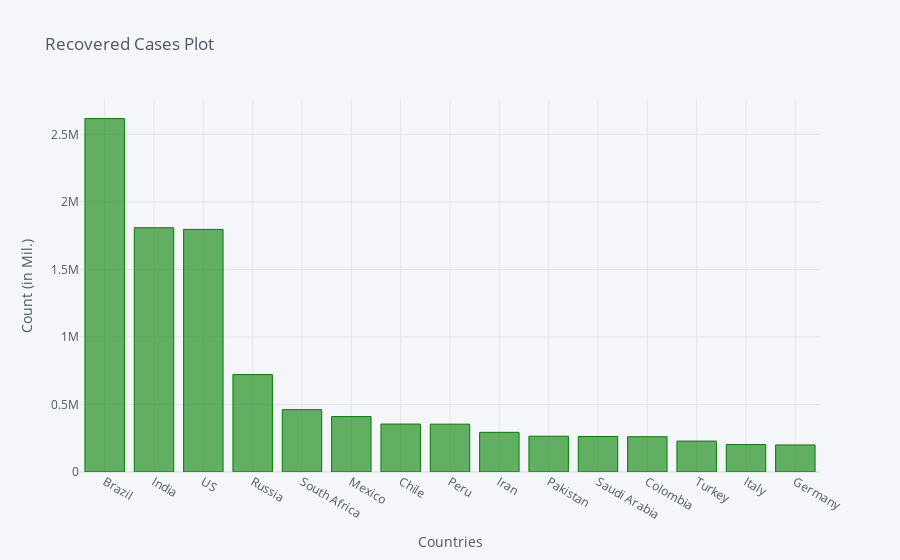

The cell this chart's notebook holds for it:
### Code cell
recovered_df2_plot.iplot(kind='bar', x='Country/Region', y='8/14/20',color='green',
                         title='Recovered Cases Plot',xTitle='Countries',yTitle='Count (in Mil.)')

### Figure 1 — Plotly figure (JSON) as saved in the notebook; plotly's stock layout.template omitted (floating-point values rounded to 4 significant figures)
{"data": [{"marker": {"color": "rgba(0, 128, 0, 0.6)", "line": {"color": "rgba(0, 128, 0, 1.0)", "width": 1}}, "name": "8/14/20", "orientation": "v", "text": "", "type": "bar", "x": ["Brazil", "India", "US", "Russia", "South Africa", "Mexico", "Chile", "Peru", "Iran", "Pakistan", "Saudi Arabia", "Colombia", "Turkey", "Italy", "Germany"], "y": [2616981, 1808936, 1796326, 721473, 461734, 410479, 355037, 354232, 293811, 265215, 262959, 261293, 228980, 203326, 200440]}], "layout": {"legend": {"bgcolor": "#F5F6F9", "font": {"color": "#4D5663"}}, "paper_bgcolor": "#F5F6F9", "plot_bgcolor": "#F5F6F9", "title": {"font": {"color": "#4D5663"}, "text": "Recovered Cases Plot"}, "xaxis": {"gridcolor": "#E1E5ED", "showgrid": true, "tickfont": {"color": "#4D5663"}, "title": {"font": {"color": "#4D5663"}, "text": "Countries"}, "zerolinecolor": "#E1E5ED"}, "yaxis": {"gridcolor": "#E1E5ED", "showgrid": true, "tickfont": {"color": "#4D5663"}, "title": {"font": {"color": "#4D5663"}, "text": "Count (in Mil.)"}, "zerolinecolor": "#E1E5ED"}}}
